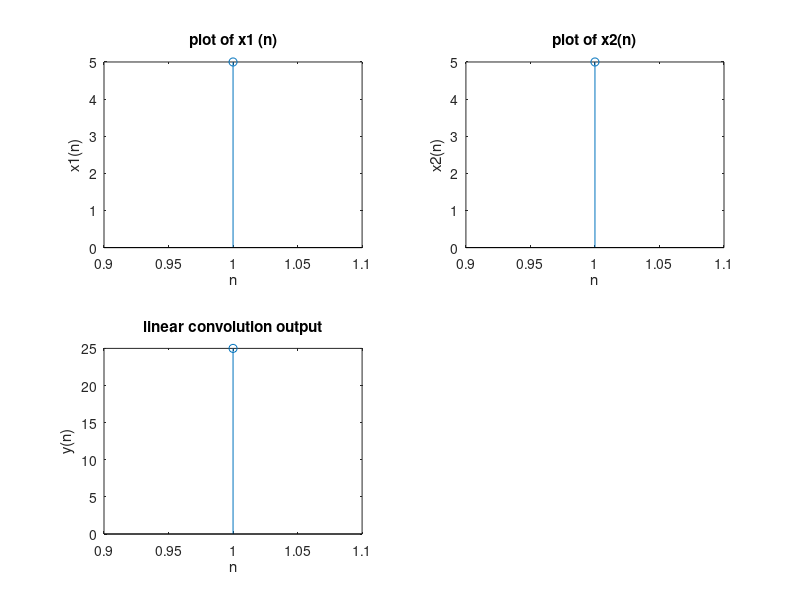

MATLAB code for this plot:
clc;
clear all;
close all;
x1=input ('Enter the first sequence x1 (n)='); 
x2=input ('Enter the second sequence x2 (n)=');
y=conv (x1,x2);
disp('linear convolution of x1(n) and x2 (n) =');
disp(y)
subplot (2,2,1);
stem(x1)
xlabel('n');
ylabel('x1(n)');
title('plot of x1 (n)');
subplot (2,2,2);
stem(x2)
xlabel('n');
ylabel('x2(n)');
title('plot of x2(n)');
subplot (2,2,3);
stem(y)
xlabel('n');
ylabel('y(n)');
title('linear convolution output')